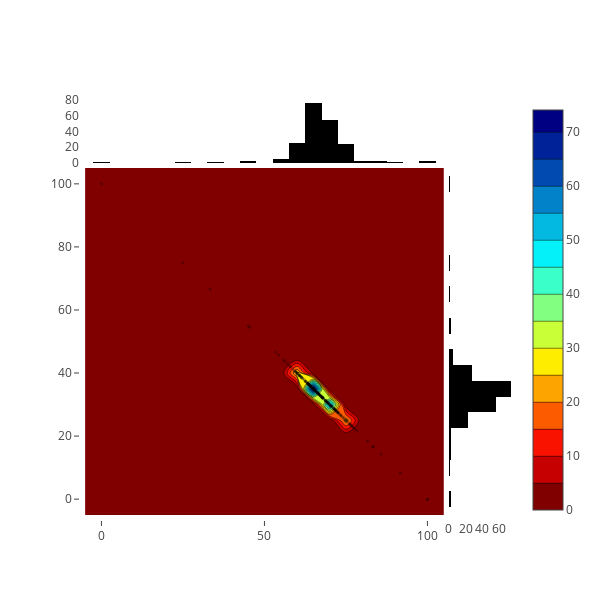

The code cell stored with this chart in its notebook:
### Code cell
contour_plot(win_change, win_nochange, games[:200], name_x='Change', name_y='No change')

### Figure 1 — Plotly figure (JSON) as saved in the notebook; plotly's stock layout.template omitted (floating-point values rounded to 4 significant figures; data arrays with more than 128 entries replaced by an {"elided": "..."} marker saying what was removed)
{"data": [{"colorscale": "Jet", "reversescale": true, "type": "histogram2dcontour", "uid": "c9144d76-fa51-11e8-8827-dca904777f27", "x": {"elided": "200 float values"}, "xaxis": "x", "y": {"elided": "200 float values"}, "yaxis": "y"}, {"marker": {"color": "rgba(0,0,0,0.3)", "size": 3}, "mode": "markers", "name": "(Change,No change)", "type": "scatter", "uid": "c9144f4c-fa51-11e8-a5a5-dca904777f27", "x": {"elided": "200 float values"}, "xaxis": "x", "y": {"elided": "200 float values"}, "yaxis": "y"}, {"marker": {"color": "rgba(0,0,0,1)"}, "name": "No change", "type": "histogram", "uid": "c9145034-fa51-11e8-a076-dca904777f27", "xaxis": "x2", "y": {"elided": "200 float values"}}, {"marker": {"color": "rgba(0,0,0,1)"}, "name": "Change", "type": "histogram", "uid": "c91450d2-fa51-11e8-825f-dca904777f27", "x": {"elided": "200 float values"}, "yaxis": "y2"}], "layout": {"autosize": false, "bargap": 0, "height": 600, "hovermode": "closest", "showlegend": false, "width": 600, "xaxis": {"domain": [0, 0.85], "showgrid": false, "zeroline": false}, "xaxis2": {"domain": [0.85, 1], "showgrid": false, "zeroline": false}, "yaxis": {"domain": [0, 0.85], "showgrid": false, "zeroline": false}, "yaxis2": {"domain": [0.85, 1], "showgrid": false, "zeroline": false}}}
